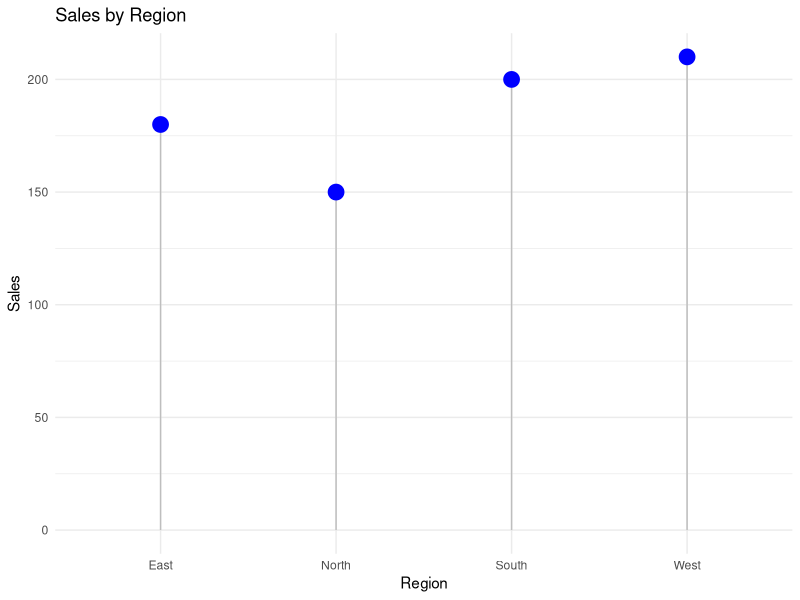

R code for this plot:
library(ggplot2)

sales_region_data <- data.frame(
  Region = c("North","South","East","West"),
  Sales = c(150, 200, 180, 210)
)

ggplot(sales_region_data, aes(x = Region, y = Sales)) +
  geom_segment(aes(xend = Region, yend = 0),
               color = "gray") +
  geom_point(color = "blue", size = 5) +
  labs(title = "Sales by Region",
       x = "Region",
       y = "Sales") +
  theme_minimal()
